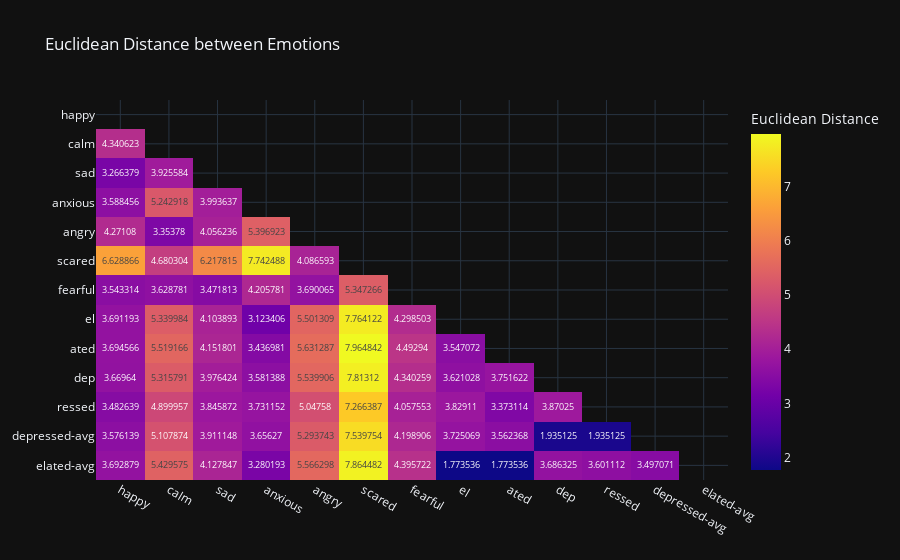

Notebook source saved alongside this figure:
### Code cell
# put all the numbers in pandas df then plot
def euc(emb1, emb2):
    return cdist(emb1.unsqueeze(0), emb2.unsqueeze(0)).item()

df = DataFrame(index=emotions+["depressed-avg", "elated-avg"], columns=emotions+["depressed-avg", "elated-avg"])
for p in combinations(emotions, r=2):
    df[p[0]][p[1]]= euc(emo_embs[p[0]], emo_embs[p[1]])

# handle averaging for depressed and elated
for emo in emotions:
    df[emo]['depressed-avg'] = (euc(emo_embs[emo], emo_embs['dep']) + euc(emo_embs[emo], emo_embs['ressed'])) / 2
    df[emo]['elated-avg'] = (euc(emo_embs[emo], emo_embs['el']) + euc(emo_embs[emo], emo_embs['ated'])) / 2
df['depressed-avg']['elated-avg'] = (euc(emo_embs['dep'], emo_embs['el']) + euc(emo_embs['ressed'], emo_embs['ated'])) / 2

fig2 = px.imshow(df, title="Euclidean Distance between Emotions", labels=dict(color="Euclidean Distance"), text_auto=True, aspect="auto")
print(print("Note: dep-ressed and el-ated got split into two embeddings in the LLM, we are taking the euclidean distance."))
fig2.show()

### Figure 1 — Plotly figure (JSON) as saved in the notebook; plotly's stock layout.template omitted (floating-point values rounded to 4 significant figures; data arrays with more than 128 entries replaced by an {"elided": "..."} marker saying what was removed)
{"data": [{"coloraxis": "coloraxis", "name": "0", "texttemplate": "%{z}", "x": ["happy", "calm", "sad", "anxious", "angry", "scared", "fearful", "el", "ated", "dep", "ressed", "depressed-avg", "elated-avg"], "y": ["happy", "calm", "sad", "anxious", "angry", "scared", "fearful", "el", "ated", "dep", "ressed", "depressed-avg", "elated-avg"], "z": {"elided": "13x13 float values"}, "type": "heatmap", "xaxis": "x", "yaxis": "y", "hovertemplate": "x: %{x}<br>y: %{y}<br>Euclidean Distance: %{z}<extra></extra>"}], "layout": {"xaxis": {"anchor": "y", "domain": [0.0, 1.0]}, "yaxis": {"anchor": "x", "domain": [0.0, 1.0], "autorange": "reversed"}, "coloraxis": {"colorbar": {"title": {"text": "Euclidean Distance"}}, "colorscale": [[0.0, "#0d0887"], [0.1111, "#46039f"], [0.2222, "#7201a8"], [0.3333, "#9c179e"], [0.4444, "#bd3786"], [0.5556, "#d8576b"], [0.6667, "#ed7953"], [0.7778, "#fb9f3a"], [0.8889, "#fdca26"], [1.0, "#f0f921"]]}, "title": {"text": "Euclidean Distance between Emotions"}}}
